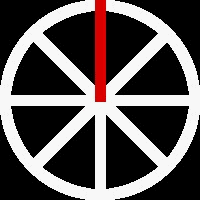
%> input picture image_aliasing/spokesR.gif, 200 x 200 px
$ octave aliasing_wheel.m   (GNU Octave 9; MATLAB toolbox functions it lacks are replaced by stand-ins)
%> lines starting %> are read from the running program, lines starting %| are printed output that depends on the picture
clear all;
close all;


sampfreq = 15;
rotfreq = 15;

rotstep= 360/rotfreq;

% read image
filename = 'spokesR.gif';

if exist(filename,'file') == 0
    % read file from URL
    [im, cmap] = webread('http://users.cs.cf.ac.uk/Dave.Marshall/Multimedia/Lecture_Examples/image_aliasing/spokesR.gif');
else
    [im, cmap] = imread('spokesR.gif');
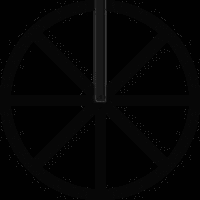
%> im: size 200x200 uint8; min 0, max 64, mean 4.4
%> cmap = 128 rows, first 12: [0 0.0314 0; 0 0 0; 0 0.0314 0.0314; 0 0 0.0314; 0.973 0.847 0.847; 0.941 0.973 0.973; 0.941 0.941 0.973; 0.973 0.973 0.973; 0.973 0.941 0.973; 0.941 0.973 0.941; 0.973 0.973 0.941; 0.941 0.941 0.941]
end


[orign origm] = size(im);
%> orign = 200; origm = 200
offx = floor(orign/2);
%> offx = 100
offy = floor(orign/2);
%> offy = 100

% Create Movie of just 1 complete rotation of wheel --- NO SAMPLING Effectively

movie_wheel = uint8(zeros(orign,origm,1,rotfreq));

for i = 0:rotstep:359
    IMR = imrotate(im,-1*i,'crop');

    movie_wheel(:,:,:,i/rotstep+1) = IMR;

end
%> this loop made 15 passes
%> pass 2, `IMR = imrotate(im,-1*i,'crop');`:
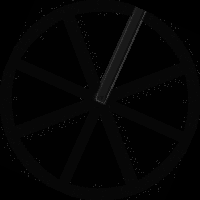
%> IMR: size 200x200 uint8; min 0, max 64, mean 4.2
%> pass 3, `IMR = imrotate(im,-1*i,'crop');`:
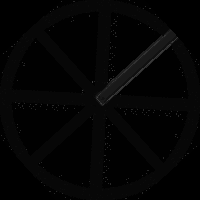
%> IMR: size 200x200 uint8; min 0, max 64, mean 4.2; mean of the top-left, top-right, bottom-left and bottom-right quarters 3.3, 6.4, 3.4, 3.6

%> (the run ends here)
